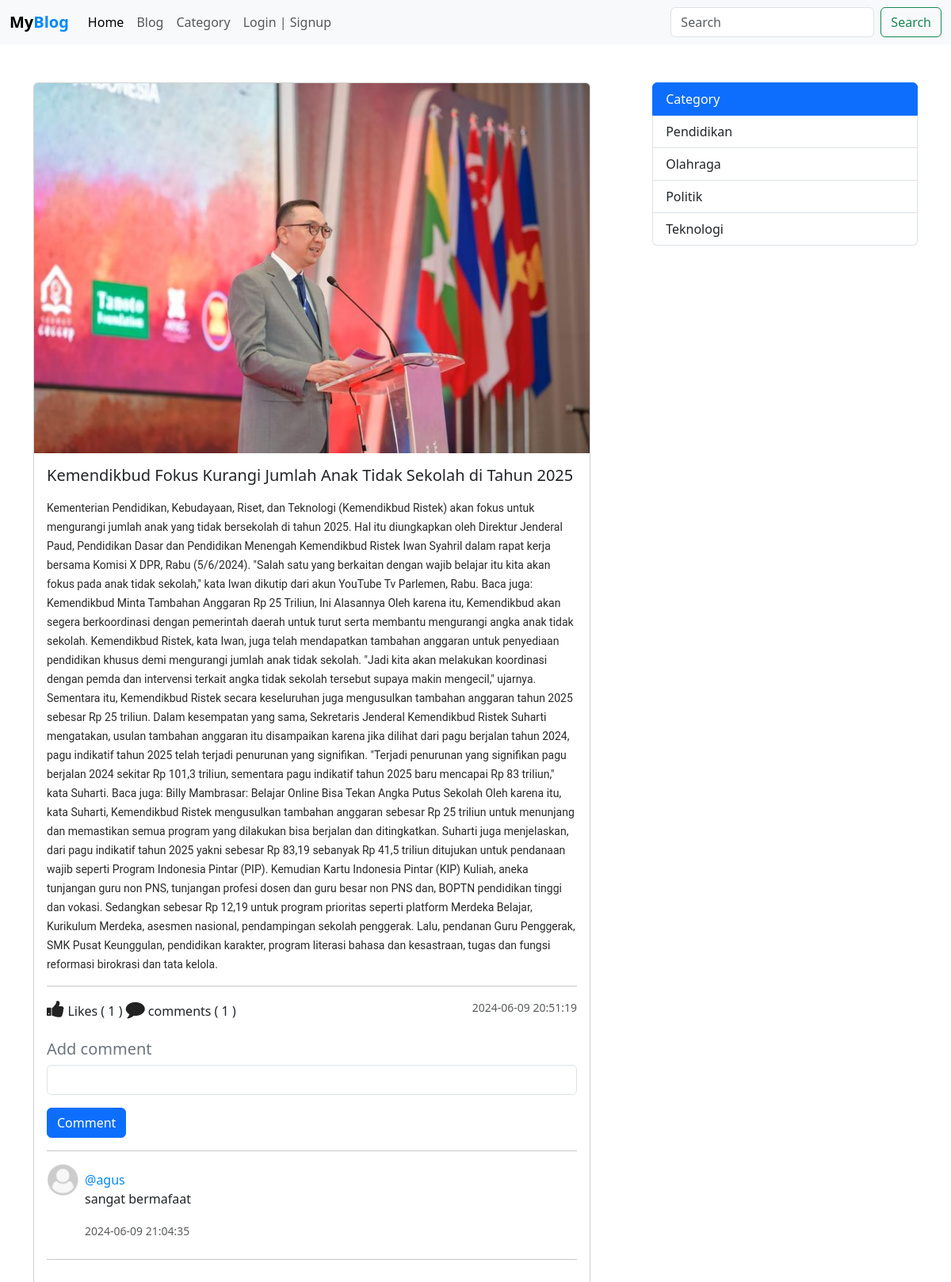
Screenshot of /blog-view.php?post_id=1 with the database file from the repository.
### tables this page shows
CREATE TABLE `post` (
  `post_id` int(11) NOT NULL,
  `post_title` varchar(127) NOT NULL,
  `post_text` text NOT NULL,
  `category` int(11) NOT NULL,
  `publish` int(2) NOT NULL DEFAULT 1,
  `cover_url` varchar(255) NOT NULL DEFAULT 'default.jpg',
  `crated_at` datetime NOT NULL DEFAULT current_timestamp()
);

CREATE TABLE `comment` (
  `comment_id` int(11) NOT NULL,
  `comment` varchar(255) NOT NULL,
  `user_id` int(11) NOT NULL,
  `post_id` int(11) NOT NULL,
  `crated_at` datetime NOT NULL DEFAULT current_timestamp()
);

CREATE TABLE `users` (
  `id` int(11) NOT NULL,
  `fname` varchar(255) NOT NULL,
  `username` varchar(255) NOT NULL,
  `password` varchar(255) NOT NULL
);

CREATE TABLE `category` (
  `id` int(11) NOT NULL,
  `category` varchar(127) NOT NULL
);

### admin/data/Post.php (called while the page is built, shortened)
<?php
function getById($conn, $id){
   $sql = "SELECT * FROM post
           WHERE post_id=? AND publish=1";
   $stmt = $conn->prepare($sql);
   $stmt->execute([$id]);
   if($stmt->rowCount() >= 1){
         $data = $stmt->fetch();
         return $data;
   }else {
       return 0;
   }
}
function get5Categoies($conn){
   $sql = "SELECT * FROM category LIMIT 5";
   $stmt = $conn->prepare($sql);
   $stmt->execute();
   if($stmt->rowCount() >= 1){
         $data = $stmt->fetchAll();
         return $data;
   }else {
       return 0;
   }
}
function getUserByID($conn, $id){
   $sql = "SELECT id, fname, username FROM users WHERE id=?";
   $stmt = $conn->prepare($sql);
   $stmt->execute([$id]);
   if($stmt->rowCount() >= 1){
         $data = $stmt->fetch();
         return $data;
   }else {
       return 0;
   }
}

### admin/data/Comment.php (called while the page is built, shortened)
<?php
function CountByPostID($conn, $id){
   $sql = "SELECT * FROM comment WHERE post_id=?";
   $stmt = $conn->prepare($sql);
   $stmt->execute([$id]);
   return $stmt->rowCount();
}
function likeCountByPostID($conn, $id){
   $sql = "SELECT * FROM post_like WHERE post_id=?";
   $stmt = $conn->prepare($sql);
   $stmt->execute([$id]);
   return $stmt->rowCount();
}
function getCommentsByPostID($conn, $id){
   $sql = "SELECT * FROM comment WHERE post_id=? ORDER BY comment_id desc";
   $stmt = $conn->prepare($sql);
   $stmt->execute([$id]);
   if($stmt->rowCount() >= 1){
      $data = $stmt->fetchAll();
      return $data;
   }else {
       return 0;
   }
}

### blog-view.php (the view, shortened to what this page needs)
<?php
$logged = false;
if (isset($_GET['post_id'])) {
   	  include_once("admin/data/Post.php");
        include_once("admin/data/Comment.php");
        include_once("db_conn.php");
        $id = $_GET['post_id'];
        $post = getById($conn, $id);
        $comments = getCommentsByPostID($conn, $id);
        $categories = get5Categoies($conn);
?>
<!DOCTYPE html>
<html lang="en">
<head>
	<link href="https://cdn.jsdelivr.net/npm/bootstrap@5.3.0/dist/css/bootstrap.min.css" rel="stylesheet">
	<link rel="stylesheet" href="https://stackpath.bootstrapcdn.com/font-awesome/4.7.0/css/font-awesome.min.css">
	<link rel="stylesheet" href="css/style.css">
</head>
<body>
	<?php
        include 'inc/NavBar.php';
      ?>
    <div class="container mt-5">
    	 <section class="d-flex">
  	   <main class="main-blog">
  	   	<div class="card main-blog-card mb-5">
	  <img src="upload/blog/<?=$post['cover_url']?>" class="card-img-top" alt="...">
	  <div class="card-body">
	    <h5 class="card-title"><?=$post['post_title']?></h5>
	    <p class="card-text"><?=$post['post_text']?></p>
	    <hr>
<div class="d-flex justify-content-between">
<div class="react-btns">
	<?php
		$post_id = $post['post_id'];
		if ($logged) {
			$liked = isLikedByUserID($conn, $post_id, $user_id);
        if($liked){
		 ?>
    	<i class="fa fa-thumbs-up liked like-btn"
   	   post-id="<?=$post_id?>"
   	   liked="1"
   	   aria-hidden="true"></i>
       <?php }else{ ?>
      <i class="fa fa-thumbs-up like like-btn"
        post-id="<?=$post_id?>"
   	    liked="0"
        aria-hidden="true"></i>
    <?php } } else{ ?>
    <i class="fa fa-thumbs-up" aria-hidden="true"></i>
    <?php } ?>
   Likes (
    <span><?php
     echo likeCountByPostID($conn, $post['post_id']);
      ?></span> )
      <i class="fa fa-comment" aria-hidden="true"></i> comments (
	        <?php
            echo CountByPostID($conn, $post['post_id']);
	         ?>
	        )
	    </div>
	    <small class="text-body-secondary"><?=$post['crated_at']?></small>
</div>
<form action="php/comment.php"
	      method="post"
	      id="comments">
	  <h5 class="mt-4 text-secondary">Add comment</h5>
	  <div class="mb-3">
	    <input type="text"
	           class="form-control"
	           name="comment">
	  </div>
	  <button type="submit" class="btn btn-primary">Comment</button>
	</form> <hr>
       <div>
  	<div class="comments">
	<?php if($comments != 0){
	  foreach ($comments as $comment) {
	  $u = getUserByID($conn, $comment['user_id']);
	?>
	<div class="comment d-flex">
	<div>
		<img src="img/user-default.png" width="40" height="40">
	</div>
	<div class="p-2">
	   <span>@<?=$u['username'] ?></span>
	   <p><?=$comment['comment']?></p>
	   <small class="text-body-secondary"><?=$comment['crated_at']?></small>
	</div>
		</div><hr>
		<?php }} ?>
  	</div>
    </div>
  </div>
  </div>
</main>
<aside class="aside-main">
   <div class="list-group category-aside">
	  <a href="#" class="list-group-item list-group-item-action active" aria-current="true">
	    Category
	  </a>
	  <?php foreach ($categories as $category ) { ?>
	  <a href="category.php?category_id=<?=$category['id']?>"
	     class="list-group-item list-group-item-action">
	  	<?php echo $category['category']; ?>
	  </a>
	  <?php } ?>
	</div>
</aside>
</section>
</div>
</body>
</html>
<?php }else {
	header("Location: blog.php");
	exit;
} ?>

### css/style.css (style rules this page uses)
img { max-width: 100%; }
.main-blog-card { width: 90%; }
.category-aside { width: 100%; }
.main-blog { width: 70%; }
.aside-main { width: 30%; }
.react-btns i { font-size: 24px; color: #222; cursor: pointer; }
.comments .comment span { color: #0088FF; }

### rows the page displays
post: cover_url (picture), post_title "Kemendikbud Fokus Kurangi Jumlah Anak Tidak Sekolah di Tahun 2025", post_text "Kementerian Pendidikan, Kebudayaan, Riset, dan Teknologi (Kemendikbud Ristek) akan fokus untuk mengurangi jumlah anak yang tidak bersekolah di tahun 2025. Hal itu diungkapkan oleh Direktur Jenderal Paud, Pendidikan Dasar dan Pendidikan Menengah Kemendikbud Ristek Iwan Syahril dalam rapat kerja bersama Komisi X DPR, Rabu (5/6/2024). \"Salah satu yang berkaitan dengan wajib belajar itu kita akan fokus pada anak tidak sekolah,\" kata Iwan dikutip dari akun YouTube Tv Parlemen, Rabu. Baca juga: Kemendikbud Minta Tambahan Anggaran Rp 25 Triliun, Ini Alasannya Oleh karena itu, Kemendikbud akan segera berkoordinasi dengan pemerintah daerah untuk turut serta membantu mengurangi angka anak tidak…", crated_at "2024-06-09 20:51:19"
comment: user.username "agus", comment "sangat bermafaat", crated_at "2024-06-09 21:04:35"
category: category "Pendidikan"
category: category "Olahraga"
category: category "Politik"
category: category "Teknologi"

### other values shown
likeCountByPostID($conn, $post['post_id']) "1"
CountByPostID($conn, $post['post_id']) "1"
